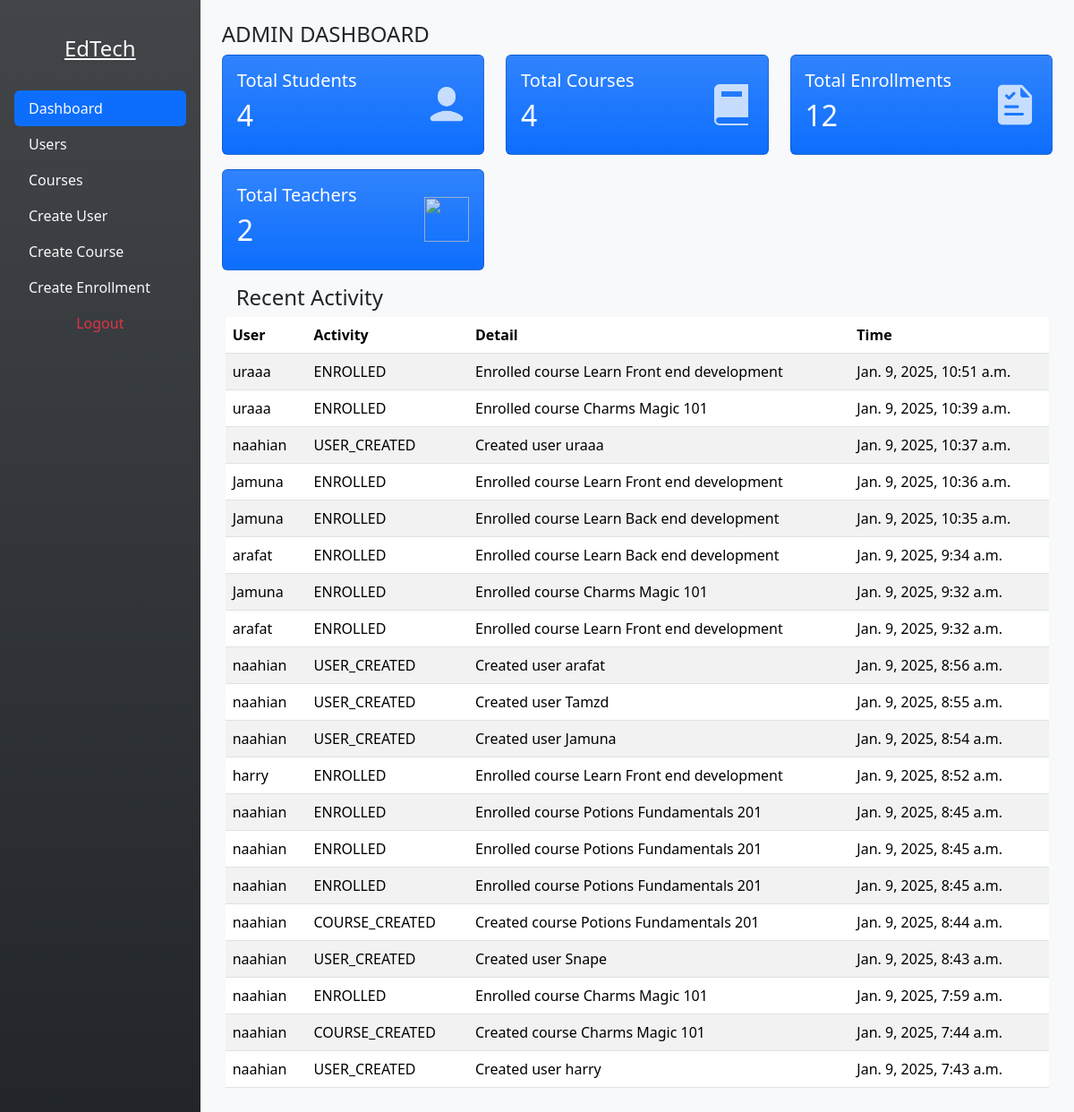
The app's page /dashboard/admin (signed in), older data.
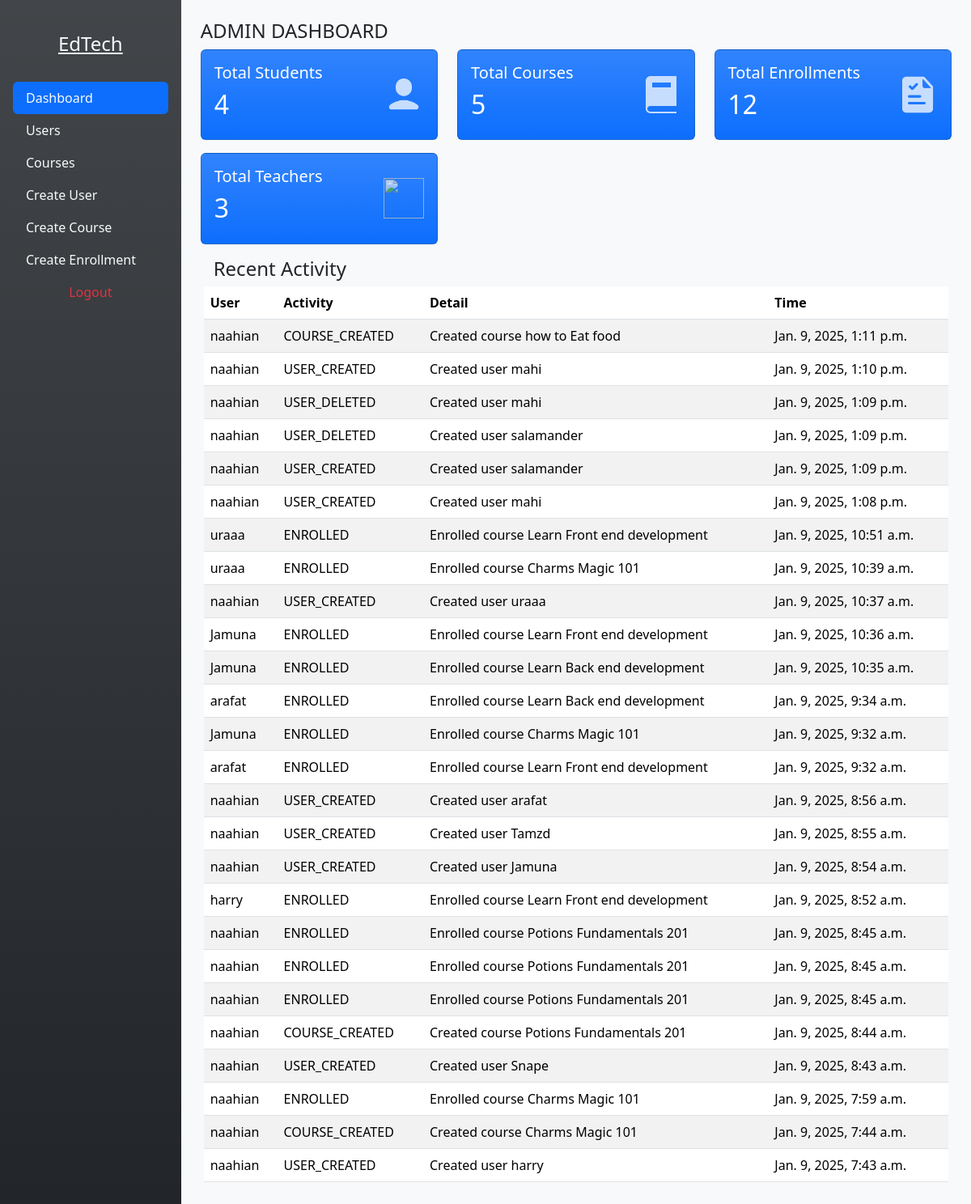
The same page, newer data.
### dashboard/models.py (models this page shows, shortened)
class Activity(models.Model):
    ACTION_CHOICES = [
        ("USER_CREATED", "User Created"),
        ("USER_CREATED", "User Deleted"),
        ("COURSE_CREATED", "Course Created"),
        ("COURSE_DELETED", "Course Deleted"),
        ("ENROLLED", "Enrolled"),
        ("COMPLETED", "Enrollment Completed"),
    ]
    user = models.ForeignKey(User, on_delete=models.CASCADE, db_index=True)
    action = models.CharField(max_length=50, choices=ACTION_CHOICES)
    timestamp = models.DateTimeField(auto_now_add=True)
    details = models.TextField(blank=True)

### dashboard/views.py (the view)
# urls.py: path('admin', views.adminDashboard, name='admin-dashboard'),
@login_required(login_url="/users/login")
def adminDashboard(request:HttpRequest, usertype="admin"):
    activities = list(Activity.objects.values().order_by('-timestamp'))
    for activity in activities:
        activity["username"] = User.objects.filter(id=activity['user_id']).first().username
    context = {
        "user_type": usertype,
        "courses": len(Course.objects.all()),
        "enrollments": len(Enrollment.objects.all()),
        "teachers":Group.objects.get(name="teacher").user_set.count(),
        "students":Group.objects.get(name="student").user_set.count(),
        "activities" : activities
    }
    return render(request, "admin_dashboard.html", context=context)

### frontend/template/admin_dashboard.html (shortened to what the changed rows need)
{% load static %}
<!DOCTYPE html>
<html lang="en" style="height: 100%;">
<head>
    <link href="https://cdn.jsdelivr.net/npm/bootstrap@5.3.2/dist/css/bootstrap.min.css" rel="stylesheet"
 />
</head>
<body style="height: 100%;">
    {%block content%}
    <div class="d-flex w-100 h-100">
        <div class="tab-content w-100 p-4 bg-light" id="v-pills-tabContent"
            style="overflow-y: auto; max-height: calc(100vh - 2rem);">
            <div class="tab-pane fade show active" id="v-pills-dashboard" role="tabpanel"
                aria-labelledby="v-pills-dashboard-tab">
                <div class="row">
                    <div class="col-md-4">
                        <div class="flex-row card text-white align-items-center bg-primary bg-gradient mb-3">
                            <div class="col-md-8 card-body">
                                <h2 class="card-title">{{students}}</h2>
                            </div>
                        </div>
                    </div>
                    <div class="col-md-4">
                        <div class="flex-row card text-white align-items-center bg-primary bg-gradient mb-3">
                            <div class="col-md-8 card-body">
                                <h5 class="card-text">Total Courses</h5>
                                <h2 class="card-title">{{courses}}</h2>
                            </div>
                        </div>
                    </div>
                    <div class="col-md-4">
                        <div class="flex-row card text-white align-items-center bg-primary bg-gradient mb-3">
                            <div class="col-md-8 card-body">
                                <h2 class="card-title">{{enrollments}}</h2>
                            </div>
                        </div>
                    </div>
                    <div class="col-md-4">
                        <div class="flex-row card text-white align-items-center bg-primary bg-gradient mb-3">
                            <div class="col-md-8 card-body">
                                <h5 class="card-text">Total Teachers</h5>
                                <h2 class="card-title">{{teachers}}</h2>
                            </div>
                        </div>
                    </div>
                </div>
                <div class="row px-3">
                    <table class="table table-striped">
                        <thead>
                            <tr>
                                <th>User</th>
                                <th>Activity</th>
                                <th>Detail</th>
                                <th>Time</th>
                            </tr>
                        </thead>
                        <tbody id="activity-list">
                            {%for item in activities %}
                            <tr>
                                <td>{{item.username}}</td>
                                <td>{{item.action}}</td>
                                <td>{{item.details}}</td>
                                <td>{{item.timestamp}}</td>
                            </tr>
                            {% endfor %}
                        </tbody>
                    </table>
                </div>
            </div>
        </div>
    </div>
    {%endblock%}
</body>
</html>

Row changes from the older to the newer data that the page shows:
added Activity: username "naahian", action "COURSE_CREATED", details "Created course how to Eat food", timestamp "Jan. 9, 2025, 1:11 p.m."
added Activity: username "naahian", action "USER_CREATED", details "Created user mahi", timestamp "Jan. 9, 2025, 1:10 p.m."
added Activity: username "naahian", action "USER_DELETED", details "Created user mahi", timestamp "Jan. 9, 2025, 1:09 p.m."
added Activity: username "naahian", action "USER_DELETED", details "Created user salamander", timestamp "Jan. 9, 2025, 1:09 p.m."
added Activity: username "naahian", action "USER_CREATED", details "Created user salamander", timestamp "Jan. 9, 2025, 1:09 p.m."
added Activity: username "naahian", action "USER_CREATED", details "Created user mahi", timestamp "Jan. 9, 2025, 1:08 p.m."
Text that changed along with them:
{{ courses }}: "4" → "5"
{{ teachers }}: "2" → "3"
